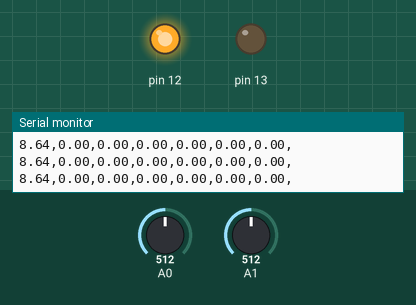
This sketch was run on a simulated Arduino Uno, built with avr-gcc and run on an emulated ATmega328P. On the bench: output pins drawn as LEDs (lit = HIGH), the last lines printed to the serial monitor. Inputs (shaded band) come from the test bench; at power-on: A1 = 512, A0 = 512.

Above: at 1.2 s.
1.3 s: A1 set to 250
2.9 s: A1 set to 223
At 3.9 s:
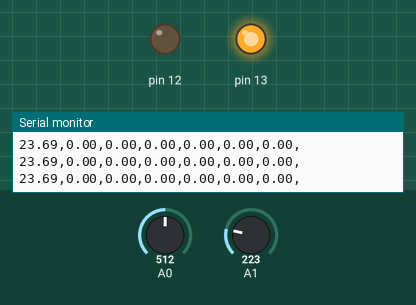
4.8 s: A1 set to 306
At 5.7 s:
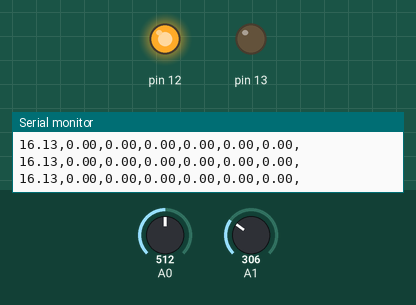
6.5 s: A1 set to 122
At 7.5 s:
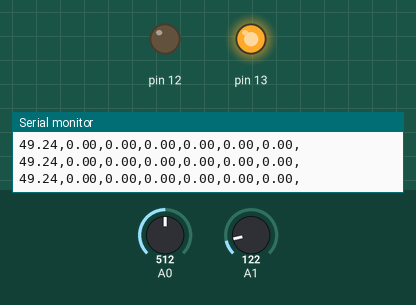
Timing chart, 0 to 9.3 s (numbered marks = the images above; inputs shaded):
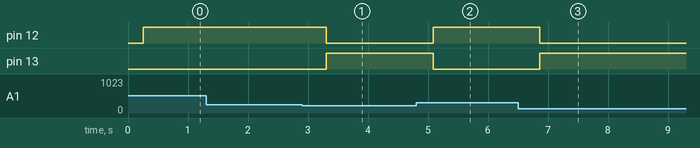

Measured:
- the behaviour switches between 233 and 232 on A1 (found by bisection; images 0 and 1)
- after the input at 2.9 s, pin 12: HIGH → LOW after 0.41 s; pin 13: LOW → HIGH after 0.41 s
- after the input at 4.8 s, pin 12: LOW → HIGH after 0.29 s; pin 13: HIGH → LOW after 0.29 s
- after the input at 6.5 s, pin 12: HIGH → LOW after 0.36 s; pin 13: LOW → HIGH after 0.36 s

The sketch:

_170403_VM.ino
```cpp
float lectura;
float b; // ancho viga (cm)
float h; // altura viga (cm)
float I; // Inercia viga (cm^4)
float D; // distancia (cm)
float Mb; // Momento empotramiento (N*cm)
float Vb; // Cortante (N)
float F; // Fuerza aplicada(N)
float Sigma[5];
float Tau[5];
float VonMises[5]; // (N/cm^2)
float y0=0.2;
float y1=0.1;
float y2=0;
float y3=-0.1;
float y4=-0.2;

void setup() {
Serial.begin(9600);
pinMode(13,OUTPUT);
pinMode(12,OUTPUT);
b=2.0; // (cm)
h=0.5; // (cm)

}
void loop() {
int lectura=analogRead(A1); // posicion
int sensorValue = analogRead(A0); //lectura presion


D=pow(3027.4 / lectura, 1.2134); // conversión a centimetro
F=((0.0033*sensorValue-2.1936)*10)*20; //Newtons -> Escalamos x20 la Fuerza
if (F<0)
{
F=0;
}
I=(b*pow(h,3))/12;
Mb=-F*D;
Vb=-F;

Sigma[0]=-Mb*y0/I;
Sigma[1]=-Mb*y1/I;
Sigma[2]=-Mb*y2/I;
Sigma[3]=-Mb*y3/I;
Sigma[4]=-Mb*y4/I;

Tau[0]=Vb/(2*I)*(pow(h,2)/4-pow(y0,2));
Tau[1]=Vb/(2*I)*(pow(h,2)/4-pow(y1,2));
Tau[2]=Vb/(2*I)*(pow(h,2)/4-pow(y2,2));
Tau[3]=Vb/(2*I)*(pow(h,2)/4-pow(y3,2));
Tau[4]=Vb/(2*I)*(pow(h,2)/4-pow(y4,2));

VonMises[0]=sqrt(pow(Sigma[0],2)+3*pow(Tau[0],2));
VonMises[1]=sqrt(pow(Sigma[1],2)+3*pow(Tau[1],2));
VonMises[2]=sqrt(pow(Sigma[2],2)+3*pow(Tau[2],2));
VonMises[3]=sqrt(pow(Sigma[3],2)+3*pow(Tau[3],2));
VonMises[4]=sqrt(pow(Sigma[4],2)+3*pow(Tau[4],2));


//Serial.print(sensorValue);//presion
//Serial.print(",");
Serial.print(D);//posicion
Serial.print(",");
Serial.print(F);
Serial.print(",");

//Serial.print(Mb);
//Serial.print(",");
//Serial.print(Vb);
//Serial.print(",");

Serial.print(VonMises[0]);
Serial.print(",");
Serial.print(VonMises[1]);
Serial.print(",");
Serial.print(VonMises[2]);
Serial.print(",");
Serial.print(VonMises[3]);
Serial.print(",");
Serial.print(VonMises[4]);
Serial.print(",");


Serial.println();
delay(250); // delay in between reads for stability


if (D > 22.5)
{digitalWrite(13,HIGH);
 digitalWrite(12,LOW);// do something here
}
else
{digitalWrite(12,HIGH);
 digitalWrite(13,LOW);// do something here
}
}
```
